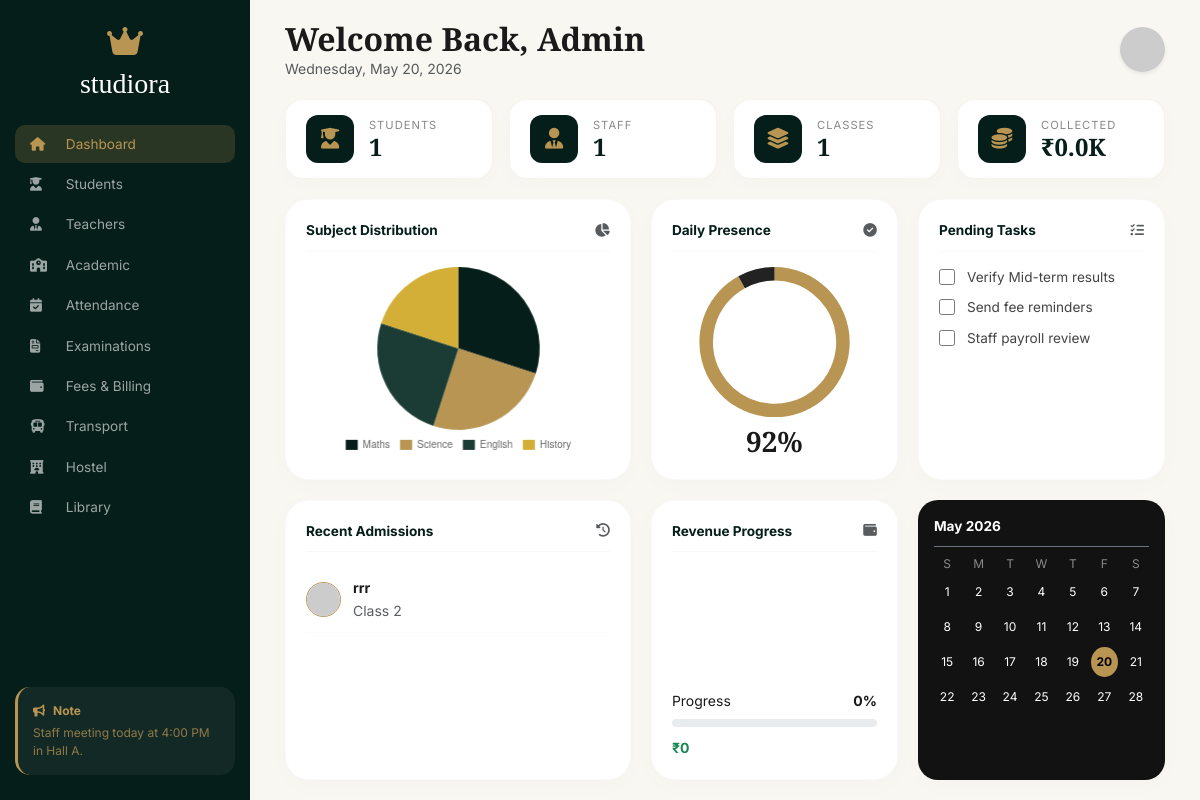
The page / on the database its author committed.
### tables this page shows
CREATE TABLE `announcements` (
  `id` int(11) NOT NULL,
  `note_text` text NOT NULL,
  `created_at` timestamp NOT NULL DEFAULT current_timestamp()
);

CREATE TABLE `tasks` (
  `id` int(11) NOT NULL,
  `task_name` varchar(255) NOT NULL,
  `status` tinyint(4) DEFAULT 0
);

CREATE TABLE `students` (
  `id` int(11) NOT NULL,
  `adm_no` varchar(50) NOT NULL,
  `class` varchar(20) DEFAULT NULL,
  `section` varchar(10) DEFAULT NULL,
  `roll_no` varchar(20) DEFAULT NULL,
  `first_name` varchar(100) DEFAULT NULL,
  `last_name` varchar(100) DEFAULT NULL,
  `dob` date DEFAULT NULL,
  `gender` enum('Male','Female','Other') DEFAULT NULL,
  `father_name` varchar(100) DEFAULT NULL,
  `mother_name` varchar(100) DEFAULT NULL,
  `photo` varchar(255) DEFAULT 'default.png',
  `created_at` timestamp NOT NULL DEFAULT current_timestamp()
);

### application/controllers/Dashboard.php (called while the page is built, shortened)
<?php
class Dashboard extends CI_Controller {
    public function __construct() {
        $this->load->model(['Dashboard_model']);
        $this->load->helper('url');
    }
    public function index() {
        $data['total_students'] = $this->db->count_all('students');
        $data['total_staff']    = $this->db->count_all('teachers');
        $data['active_classes'] = $this->db->count_all('classes');
        $data['recent_students'] = $this->Dashboard_model->get_recent_students();
        $data['tasks']           = $this->Dashboard_model->get_pending_tasks();
        $data['note']            = $this->Dashboard_model->get_latest_announcement();
        $data['revenue']         = $this->Dashboard_model->get_revenue_stats();
        $this->load->view('dashboard', $data);
    }
}

### index.php (called while the page is built, shortened)
<?php
require_once BASEPATH.'core/CodeIgniter.php';

### application/models/Dashboard_model.php (called while the page is built)
<?php
class Dashboard_model extends CI_Model {
    public function get_recent_students() {
        return $this->db->order_by('id', 'DESC')->limit(3)->get('students')->result_array();
    }
    public function get_pending_tasks() {
        return $this->db->where('status', 0)->limit(4)->get('tasks')->result_array();
    }
    public function get_latest_announcement() {
        return $this->db->order_by('id', 'DESC')->limit(1)->get('announcements')->row_array();
    }
    public function get_revenue_stats() {
        $this->db->select_sum('total_amount');
        $this->db->select_sum('paid_amount');
        $query = $this->db->get('invoices')->row();
        $total = $query->total_amount ?? 0;
        $collected = $query->paid_amount ?? 0;
        $percent = ($total > 0) ? ($collected / $total) * 100 : 0;
        return ['total' => $total, 'collected' => $collected, 'percent' => round($percent)];
    }
}

### application/views/dashboard.php (the view, shortened to what this page needs)
<!DOCTYPE html>
<html lang="en">
<head>
    <link href="https://cdn.jsdelivr.net/npm/bootstrap@5.3.0/dist/css/bootstrap.min.css" rel="stylesheet">
    <link rel="stylesheet" href="https://cdnjs.cloudflare.com/ajax/libs/font-awesome/6.4.0/css/all.min.css">
</head>
<body>
    <div class="dashboard-wrapper">
        <div class="sidebar">
            <div class="text-center mb-4">
                <i class="fa fa-crown" style="color: var(--accent-gold); font-size: 2rem;"></i>
                <h3 class="logo-text mt-2 mb-0">studiora</h3>
            </div>
            <nav class="nav flex-column">
                <a class="nav-link active" href="<?= site_url('dashboard') ?>"><i class="fa fa-home"></i> Dashboard</a>
                <a class="nav-link" href="<?= site_url('students') ?>"><i class="fa fa-user-graduate"></i> Students</a>
                <a class="nav-link" href="<?= site_url('teachers') ?>"><i class="fa fa-user-tie"></i> Teachers</a>
                <a class="nav-link" href="<?= site_url('academic/classes') ?>"><i class="fa fa-school"></i> Academic</a>
                <a class="nav-link" href="<?= site_url('attendance') ?>"><i class="fa fa-calendar-check"></i> Attendance</a>
                <a class="nav-link" href="<?= site_url('exams') ?>"><i class="fa fa-file-invoice"></i> Examinations</a>
                <a class="nav-link" href="<?= site_url('fees') ?>"><i class="fa fa-wallet"></i> Fees & Billing</a>
                <a class="nav-link" href="<?= site_url('transport') ?>"><i class="fa fa-bus"></i> Transport</a>
                <a class="nav-link" href="<?= site_url('hostel') ?>"><i class="fa fa-hotel"></i> Hostel</a>
                <a class="nav-link" href="<?= site_url('library') ?>"><i class="fa fa-book"></i> Library</a>
            </nav>
            <div class="announcement-box">
                <p class="mb-1 fw-bold"><i class="fa fa-bullhorn me-2"></i>Note</p>
                <p class="mb-0 opacity-75">
                    <?= !empty($note) ? $note['note_text'] : 'System Operational.' ?>
                </p>
            </div>
        </div>
        <div class="main-content">
            <div class="header-area d-flex justify-content-between align-items-center">
                <div>
                    <h2 class="fw-bold mb-0">Welcome Back, Admin</h2>
                    <p class="text-muted small mb-0"><?= date('l, F d, Y') ?></p>
                </div>
                <img src="https://ui-avatars.com/api/?name=Admin&background=061e19&color=b89552" class="rounded-circle shadow-sm" width="45">
            </div>
            <div class="row stats-row g-3">
                <div class="col-3">
                    <div class="stat-card">
                        <div class="icon-circle"><i class="fa fa-user-graduate"></i></div>
                        <div><p>Students</p><h4><?= $total_students ?></h4></div>
                    </div>
                </div>
                <div class="col-3">
                    <div class="stat-card">
                        <div class="icon-circle"><i class="fa fa-user-tie"></i></div>
                        <div><p>Staff</p><h4><?= $total_staff ?></h4></div>
                    </div>
                </div>
                <div class="col-3">
                    <div class="stat-card">
                        <div class="icon-circle"><i class="fa fa-layer-group"></i></div>
                        <div><p>Classes</p><h4><?= $active_classes ?></h4></div>
                    </div>
                </div>
                <div class="col-3">
                    <div class="stat-card">
                        <div class="icon-circle"><i class="fa fa-coins"></i></div>
                        <div><p>Collected</p><h4>₹<?= number_format($revenue['collected'] / 1000, 1) ?>K</h4></div>
                    </div>
                </div>
            </div>
            <div class="content-grid">
                <div class="glass-card">
                    <div class="card-header-custom">Subject Distribution <i class="fa fa-chart-pie text-muted"></i></div>
                    <div class="chart-wrap"><canvas id="subjectPie"></canvas></div>
                </div>
                <div class="glass-card text-center">
                    <div class="card-header-custom">Daily Presence <i class="fa fa-circle-check text-muted"></i></div>
                    <div class="chart-wrap"><canvas id="attendDonut"></canvas></div>
                    <h3 class="mt-2 fw-bold mb-0">92%</h3>
                </div>
                <div class="glass-card">
                    <div class="card-header-custom">Pending Tasks <i class="fa fa-tasks text-muted"></i></div>
                    <div class="task-list">
                        <?php foreach($tasks as $t): ?>
                            <div class="task-item"><input type="checkbox"> <span><?= $t['task_name'] ?></span></div>
                        <?php endforeach; ?>
                    </div>
                </div>
                <div class="glass-card">
                    <div class="card-header-custom">Recent Admissions <i class="fa fa-history text-muted"></i></div>
                    <div class="recent-list">
                        <?php foreach($recent_students as $rs): ?>
                        <div class="recent-item">
                            <img src="https://ui-avatars.com/api/?name=<?= $rs['first_name'] ?>&background=061e19&color=b89552">
                            <div><span class="fw-bold d-block small"><?= $rs['first_name'] ?></span><small class="text-muted">Class <?= $rs['class'] ?></small></div>
                        </div>
                        <?php endforeach; ?>
                    </div>
                </div>
                <div class="glass-card">
                    <div class="card-header-custom">Revenue Progress <i class="fa fa-wallet text-muted"></i></div>
                    <div class="mt-auto">
                        <div class="d-flex justify-content-between small mb-2"><span>Progress</span> <strong><?= $revenue['percent'] ?>%</strong></div>
                        <div class="progress mb-2" style="height: 8px; border-radius: 20px;">
                        </div>
                        <small class="text-success fw-bold">₹<?= number_format($revenue['collected']) ?></small>
                    </div>
                </div>
                <div class="glass-card calendar-dark">
                    <div class="card-header-custom text-white border-secondary mb-2"><?= date('F Y') ?></div>
                    <div class="calendar-grid opacity-50 mb-1"><div>S</div><div>M</div><div>T</div><div>W</div><div>T</div><div>F</div><div>S</div></div>
                    <div class="calendar-grid">
                        <?php for($i=1; $i<=28; $i++): ?>
                            <div class="cal-day <?= ($i == date('j')) ? 'today' : '' ?>"><?= $i ?></div>
                        <?php endfor; ?>
                    </div>
                </div>
            </div>
        </div>
    </div>
    <script>
        new Chart(document.getElementById('subjectPie'), {
            type: 'pie',
            data: { labels: ['Maths', 'Science', 'English', 'History'], datasets: [{ data: [30, 25, 25, 20], backgroundColor: ['#061e19', '#b89552', '#1a3c34', '#d4af37'], borderWidth: 0 }] },
            options: { maintainAspectRatio: false, plugins: { legend: { position: 'bottom', labels: { boxWidth: 12, font: { size: 10 } } } } }
        });
        new Chart(document.getElementById('attendDonut'), {
            type: 'doughnut',
            data: { datasets: [{ data: [92, 8], backgroundColor: ['#b89552', '#222'], borderWidth: 0 }] },
            options: { cutout: '82%', maintainAspectRatio: false, plugins: { legend: { display: false } } }
        });
    </script>
</body>
</html>

### application/views/dashboard.php (style rules this page uses)
:root { --sidebar-color: #061e19; --bg-color: #f8f7f2; --accent-gold: #b89552; --text-dark: #1a1a1a; }
body, html { height: 100vh; margin: 0; overflow: hidden; background-color: var(--bg-color); font-family: 'Inter', sans-serif; color: var(--text-dark); }
h1, h2, h3, h4, .logo-text { font-family: 'Playfair Display', serif; }
.dashboard-wrapper { display: flex; height: 100vh; }
.sidebar { width: 250px; background: var(--sidebar-color); color: white; padding: 25px 15px; display: flex; flex-direction: column; height: 100%; }
.sidebar .nav-link { color: rgba(255,255,255,0.6); padding: 9px 15px; font-size: 0.85rem; border-radius: 10px; margin-bottom: 2px; transition: 0.3s; }
.sidebar .nav-link:hover, .sidebar .nav-link.active { background: rgba(184, 149, 82, 0.2); color: var(--accent-gold); }
.sidebar .nav-link i { margin-right: 12px; width: 20px; }
.announcement-box { background: rgba(255,255,255,0.05); color: var(--accent-gold); border-radius: 15px; padding: 15px; font-size: 0.75rem; border-left: 3px solid var(--accent-gold); margin-top: auto; }
.main-content { flex: 1; padding: 20px 35px; display: flex; flex-direction: column; }
.header-area { margin-bottom: 20px; flex: 0 0 auto; }
.stats-row { flex: 0 0 auto; margin-bottom: 20px; }
.stat-card { background: white; border-radius: 18px; padding: 15px 20px; box-shadow: 0 5px 20px rgba(0,0,0,0.02); display: flex; align-items: center; border: 1px solid rgba(184, 149, 82, 0.1); }
.icon-circle { width: 48px; height: 48px; background: var(--sidebar-color); color: var(--accent-gold); border-radius: 12px; display: flex; align-items: center; justify-content: center; font-size: 1.3rem; margin-right: 15px; }
.stat-card p { margin: 0; font-size: 0.7rem; color: #888; text-transform: uppercase; letter-spacing: 1px; }
.stat-card h4 { margin: 0; font-weight: 700; color: var(--sidebar-color); }
.content-grid { flex: 1; display: grid; grid-template-columns: 1.4fr 1fr 1fr; grid-template-rows: 1fr 1fr; gap: 20px; min-height: 0; }
.glass-card { background: white; border-radius: 24px; padding: 20px; box-shadow: 0 5px 25px rgba(0,0,0,0.02); display: flex; flex-direction: column; border: 1px solid rgba(0,0,0,0.02); overflow: hidden; }
.card-header-custom { font-size: 0.85rem; font-weight: 700; color: var(--sidebar-color); margin-bottom: 15px; display: flex; justify-content: space-between; align-items: center; border-bottom: 1px solid #f8f8f8; padding-bottom: 10px; }
.task-item { display: flex; align-items: center; margin-bottom: 10px; font-size: 0.85rem; color: #444; }
.task-item input { margin-right: 12px; accent-color: var(--accent-gold); width: 16px; height: 16px; }
.recent-item { display: flex; align-items: center; padding: 10px 0; border-bottom: 1px solid #fbfbfb; }
.recent-item img { width: 35px; height: 35px; border-radius: 50%; margin-right: 12px; border: 1.5px solid var(--accent-gold); }
.calendar-dark { background: #121212; color: white; border-radius: 20px; padding: 15px; }
.calendar-grid { display: grid; grid-template-columns: repeat(7, 1fr); text-align: center; font-size: 0.75rem; gap: 5px; }
.cal-day { height: 30px; display: flex; align-items: center; justify-content: center; }
.today { background: var(--accent-gold); color: black; border-radius: 50%; font-weight: bold; }
.chart-wrap { flex: 1; position: relative; min-height: 0; }

### rows shown on the page
announcements: note_text "Staff meeting today at 4:00 PM in Hall A."
tasks: task_name "Verify Mid-term results"
tasks: task_name "Send fee reminders"
tasks: task_name "Staff payroll review"
students: first_name "rrr", class "2"

### other values the page prints
$total_students "1"
$total_staff "1"
$active_classes "1"
$revenue['collected'] / 1000 "0.0"
$revenue['percent'] "0"
$revenue['collected'] "0"
